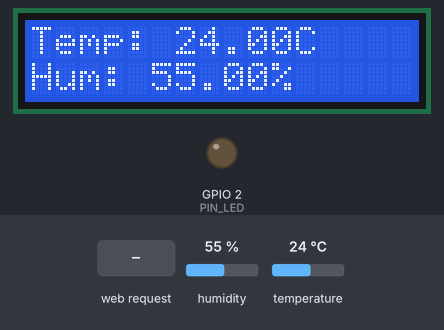
A sketch run on a simulated ESP8266 (NodeMCU). On the bench: 16×2 character LCD, output pins drawn as LEDs (lit = HIGH). Inputs (shaded band) come from the test bench; at power-on: humidity 55 %, temperature 24 °C. WiFi joins after 1.5 s; servers stay silent unless stated; what the sketch prints to the serial monitor is not drawn.

Above: at 3.2 s.
3.3 s: HTTP request GET /update?state=1 received
At 4.4 s:
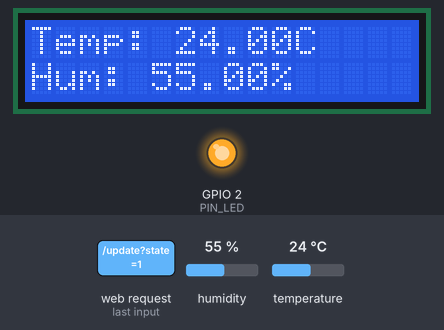
4.8 s: humidity set to 22 %
At 6.5 s:
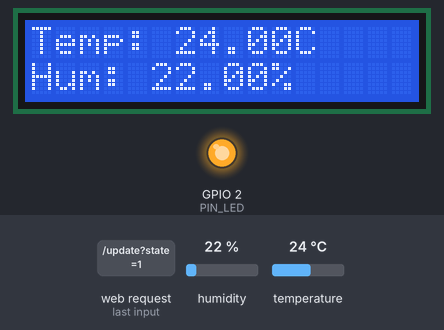
7.7 s: temperature set to 12 °C
At 8.6 s:
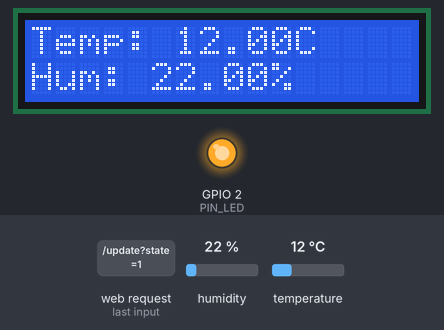
9.7 s: humidity set to 40 %
At 10.7 s:
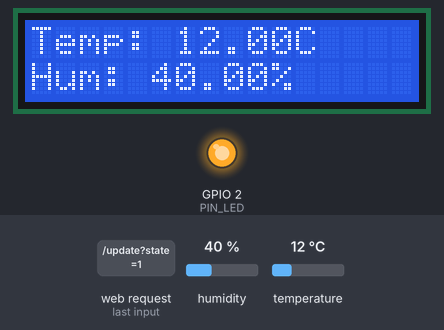
11.8 s: temperature set to 19 °C
At 12.8 s:
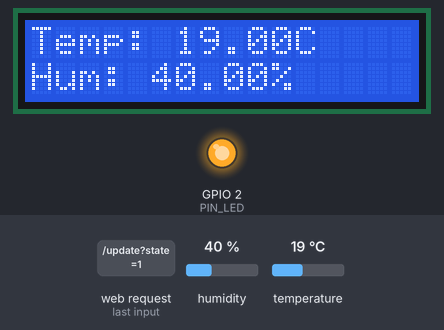
13.8 s: HTTP request GET /update?state=STARE_LED received
At 14.8 s:
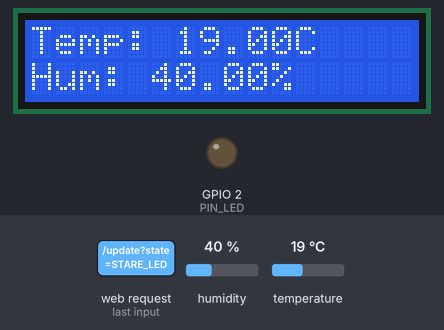
Timing chart, 0 to 16.3 s (numbered marks = the images above; inputs shaded):
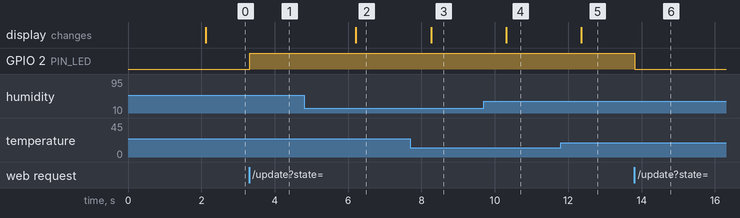

The sketch:

sketch_proiect.ino
```cpp
#ifdef ESP32
#include <WiFi.h>
#include <AsyncTCP.h>
#else
#include <ESP8266WiFi.h>
#include <ESPAsyncTCP.h>
#endif
#include <ESPAsyncWebServer.h>
#include <Wire.h>
#include <LiquidCrystal_PCF8574.h>
#include <DHT.h>

// Configurare WiFi
const char* ssid = "iPhone - Teodora";
const char* parola = "teodoraa";

// Definire pini
#define PIN_DHT 4
#define TIP_DHT DHT11
#define PIN_SENS_LUMINA 26
#define PIN_SENS_IR 32
#define PIN_LED 2
#define PIN_BUTON 4

// Obiecte pentru senzori și LCD
DHT dht(PIN_DHT, TIP_DHT);
LiquidCrystal_PCF8574 lcd(0x27);  // Adresa I2C 0x27 pentru LCD
AsyncWebServer server(80);

// Variabile
int stare_led = LOW;
int stare_buton, ultima_stare_buton = LOW;
unsigned long ultima_timp_debounce = 0, timp_debounce = 50;

// HTML pentru interfața web
const char index_html[] PROGMEM = R"rawliteral(
<!DOCTYPE HTML>
<html>
<head>
  <title>ESP Web Server</title>
  <meta name="viewport" content="width=device-width, initial-scale=1">
  <style>
    html {font-family: Arial; text-align: center;}
    h2 {font-size: 2.0rem;}
    p {font-size: 1.5rem;}
    .switch {position: relative; display: inline-block; width: 60px; height: 34px}
    .switch input {display: none}
    .slider {position: absolute; background-color: #ccc; border-radius: 34px; width: 100%; height: 100%}
    .slider:before {content: ""; position: absolute; background: white; width: 26px; height: 26px; transition: 0.4s; left: 4px; bottom: 4px; border-radius: 50%}
    input:checked+.slider {background-color: #2196F3}
    input:checked+.slider:before {transform: translateX(26px)}
  </style>
</head>
<body>
  <h2>ESP Date Senzori</h2>
  <h3>Stare LED: <span id="stare_led">%STARE_LED%</span></h3>
  <label class="switch">
    <input type="checkbox" onchange="comutaLED(this)" %LED_CHECKED%>
    <span class="slider"></span>
  </label>
  <h3>Temperatura: <span id="temperatura">%TEMPERATURA%</span>°C</h3>
  <h3>Umiditatea: <span id="umiditate">%UMIDITATE%</span>%</h3>
  <h3>Nivel Lumină: <span id="lumina">%LUMINA%</span></h3>
  <h3>Sens IR: <span id="ir">%STARE_IR%</span></h3>

  <script>
    function comutaLED(element) {
      var xhr = new XMLHttpRequest();
      xhr.open("GET", "/update?state=" + (element.checked ? "1" : "0"), true);
      xhr.send();
    }
    setInterval(function() {
      var xhttp = new XMLHttpRequest();
      xhttp.onreadystatechange = function() {
        if (this.readyState == 4 && this.status == 200) {
          var data = JSON.parse(this.responseText);
          document.getElementById("temperatura").innerText = data.temperatura;
          document.getElementById("umiditate").innerText = data.umiditate;
          document.getElementById("lumina").innerText = data.lumina;
          document.getElementById("ir").innerText = data.ir ? "Detectat" : "Necunoscut";
          document.getElementById("stare_led").innerText = data.led ? "Pornit" : "Oprit";
        }
      };
      xhttp.open("GET", "/data", true);
      xhttp.send();
    }, 2000);
  </script>
</body>
</html>
)rawliteral";

// Funcție pentru a înlocui placeholder-ele din HTML
String procesor(const String& var) {
  if (var == "STARE_LED") return stare_led ? "Pornit" : "Oprit";
  if (var == "LED_CHECKED") return stare_led ? "checked" : "";
  return String();
}

void setup() {
  Serial.begin(115200);
  dht.begin();
  Wire.begin(21, 22);  // Conexiune I2C pentru ESP32
  lcd.begin(16, 2);     // LCD de 16x2 caractere
  lcd.setBacklight(255);

  pinMode(PIN_LED, OUTPUT);
  pinMode(PIN_BUTON, INPUT);
  pinMode(PIN_SENS_IR, INPUT);
  digitalWrite(PIN_LED, stare_led);

  WiFi.begin(ssid, parola);
  while (WiFi.status() != WL_CONNECTED) {
    delay(1000);
    Serial.println("Conectare la WiFi...");
  }
  Serial.println(WiFi.localIP());

  server.on("/", HTTP_GET, [](AsyncWebServerRequest *request) {
    request->send_P(200, "text/html", index_html, procesor);
  });

  server.on("/update", HTTP_GET, [](AsyncWebServerRequest *request) {
    if (request->hasParam("state")) {
      stare_led = request->getParam("state")->value().toInt();
      digitalWrite(PIN_LED, stare_led);
    }
    request->send(200, "text/plain", "OK");
  });

  server.on("/data", HTTP_GET, [](AsyncWebServerRequest *request) {
    float temp = dht.readTemperature();
    float hum = dht.readHumidity();
    int lumina = analogRead(PIN_SENS_LUMINA);
    int ir = digitalRead(PIN_SENS_IR);

    String json = "{";
    json += "\"temperatura\":" + String(temp) + ",";
    json += "\"umiditate\":" + String(hum) + ",";
    json += "\"lumina\":" + String(lumina) + ",";
    json += "\"ir\":" + String(ir) + ",";
    json += "\"led\":" + String(stare_led);
    json += "}";

    request->send(200, "application/json", json);
  });

  server.begin();
}

void loop() {
  int citire = digitalRead(PIN_BUTON);  // Citește starea butonului

  // Verifică schimbarea stării butonului (debounce)
  if (citire != ultima_stare_buton) {
    ultima_timp_debounce = millis();
  }

  // Verifică dacă a trecut timpul de debounce
  if ((millis() - ultima_timp_debounce) > timp_debounce) {
    if (citire != stare_buton) {
      stare_buton = citire;
      if (stare_buton == HIGH) {
        stare_led = !stare_led;  // Schimbă starea LED-ului
        digitalWrite(PIN_LED, stare_led);  // Actualizează LED-ul
      }
    }
  }

  ultima_stare_buton = citire;  // Salvează starea butonului pentru următoarea iterație

  // Citește valorile de temperatură și umiditate
  float temp = dht.readTemperature();
  float hum = dht.readHumidity();

  // Actualizează LCD-ul
  lcd.clear(); // Șterge ecranul pentru a evita suprapunerea textului
  lcd.setCursor(0, 0);
  lcd.print("Temp: " + String(temp) + "C");
  lcd.setCursor(0, 1);
  lcd.print("Hum: " + String(hum) + "%");

  delay(2000); // Așteaptă 2 secunde înainte de a actualiza din nou
}
```

Measured:
- after the input at 3.3 s, GPIO 2 (PIN_LED): LOW → HIGH at once
- after the input at 4.8 s, the display: changes after 1.4 s (image 2)
- after the input at 7.7 s, the display: changes after 0.56 s (image 3)
- after the input at 9.7 s, the display: changes after 0.61 s (image 4)
- after the input at 11.8 s, the display: changes after 0.56 s (image 5)
- after the input at 13.8 s, GPIO 2 (PIN_LED): HIGH → LOW at once
